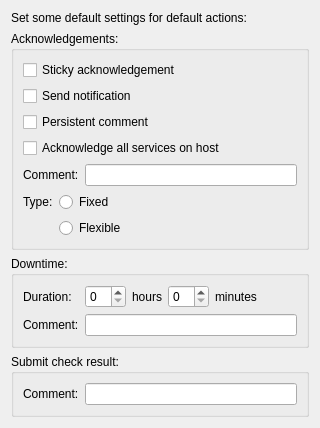
     <widget class="QWidget" name="tab_defaults">
      <attribute name="title">
       <string>Defaults</string>
      </attribute>
      <layout class="QVBoxLayout" name="verticalLayout_9">
       <item>
        <widget class="QLabel" name="label_defaults">
         <property name="text">
          <string>Set some default settings for default actions:</string>
         </property>
        </widget>
       </item>
       <item>
        <widget class="QGroupBox" name="label_defaults_acknowledge">
         <property name="title">
          <string>Acknowledgements:</string>
         </property>
         <layout class="QVBoxLayout" name="verticalLayout_10">
          <item>
           <widget class="QCheckBox" name="input_checkbox_defaults_acknowledge_sticky">
            <property name="text">
             <string>Sticky acknowledgement</string>
            </property>
           </widget>
          </item>
          <item>
           <widget class="QCheckBox" name="input_checkbox_defaults_acknowledge_send_notification">
            <property name="text">
             <string>Send notification</string>
            </property>
           </widget>
          </item>
          <item>
           <widget class="QCheckBox" name="input_checkbox_defaults_acknowledge_persistent_comment">
            <property name="text">
             <string>Persistent comment</string>
            </property>
           </widget>
          </item>
          <item>
           <widget class="QCheckBox" name="input_checkbox_defaults_acknowledge_all_services">
            <property name="text">
             <string>Acknowledge all services on host</string>
            </property>
           </widget>
          </item>
          <item>
           <layout class="QHBoxLayout" name="horizontalLayout_13">
            <item>
             <widget class="QLabel" name="label_defaults_acknowledge_comment">
              <property name="text">
               <string>Comment:</string>
              </property>
             </widget>
            </item>
            <item>
             <widget class="QLineEdit" name="input_lineedit_defaults_acknowledge_comment"/>
            </item>
           </layout>
          </item>
          <item>
           <layout class="QGridLayout" name="gridLayout_9">
            <item row="1" column="1">
             <widget class="QRadioButton" name="input_radiobutton_defaults_downtime_type_flexible">
              <property name="text">
               <string>Flexible</string>
              </property>
             </widget>
            </item>
            <item row="0" column="1">
             <widget class="QRadioButton" name="input_radiobutton_defaults_downtime_type_fixed">
              <property name="text">
               <string>Fixed</string>
              </property>
             </widget>
            </item>
            <item row="0" column="0">
             <widget class="QLabel" name="label_defaults_downtime_type">
              <property name="text">
               <string>Type:</string>
              </property>
             </widget>
            </item>
            <item row="0" column="2">
             <spacer name="horizontalSpacer_2">
              <property name="orientation">
               <enum>Qt::Horizontal</enum>
              </property>
              <property name="sizeHint" stdset="0">
               <size>
                <width>40</width>
                <height>20</height>
               </size>
              </property>
             </spacer>
            </item>
           </layout>
          </item>
         </layout>
        </widget>
       </item>
       <item>
        <widget class="QGroupBox" name="label_defaults_downtime">
         <property name="title">
          <string>Downtime:</string>
         </property>
         <layout class="QGridLayout" name="gridLayout_10">
          <item row="2" column="0">
           <widget class="QLabel" name="label_defaults_downtime_comment">
            <property name="text">
             <string>Comment:</string>
            </property>
           </widget>
          </item>
          <item row="0" column="0">
           <widget class="QLabel" name="label_defaults_duration_comment">
            <property name="text">
             <string>Duration:</string>
            </property>
           </widget>
          </item>
          <item row="2" column="1">
           <widget class="QLineEdit" name="input_lineedit_defaults_downtime_comment"/>
          </item>
          <item row="0" column="1">
           <layout class="QHBoxLayout" name="horizontalLayout_8">
            <item>
             <widget class="QSpinBox" name="input_spinbox_defaults_downtime_duration_hours"/>
            </item>
            <item>
             <widget class="QLabel" name="label_duration_hour">
              <property name="text">
               <string>hours</string>
              </property>
             </widget>
            </item>
            <item>
             <widget class="QSpinBox" name="input_spinbox_defaults_downtime_duration_minutes"/>
            </item>
            <item>
             <widget class="QLabel" name="label_duration_minutes">
              <property name="text">
               <string>minutes</string>
              </property>
             </widget>
            </item>
            <item>
             <spacer name="horizontalSpacer_4">
              <property name="orientation">
               <enum>Qt::Horizontal</enum>
              </property>
              <property name="sizeHint" stdset="0">
               <size>
                <width>40</width>
                <height>20</height>
               </size>
              </property>
             </spacer>
            </item>
           </layout>
          </item>
         </layout>
        </widget>
       </item>
       <item>
        <widget class="QGroupBox" name="label_acknowledge_submit_result">
         <property name="title">
          <string>Submit check result:</string>
         </property>
         <layout class="QHBoxLayout" name="horizontalLayout_14">
          <item>
           <widget class="QLabel" name="label_defaults_submit_check_result_comment">
            <property name="text">
             <string>Comment:</string>
            </property>
           </widget>
          </item>
          <item>
           <widget class="QLineEdit" name="input_lineedit_defaults_submit_check_result_comment"/>
          </item>
         </layout>
        </widget>
       </item>
       <item>
        <spacer name="verticalSpacer_6">
         <property name="orientation">
          <enum>Qt::Vertical</enum>
         </property>
         <property name="sizeHint" stdset="0">
          <size>
           <width>0</width>
           <height>0</height>
          </size>
         </property>
        </spacer>
       </item>
      </layout>
     </widget>
